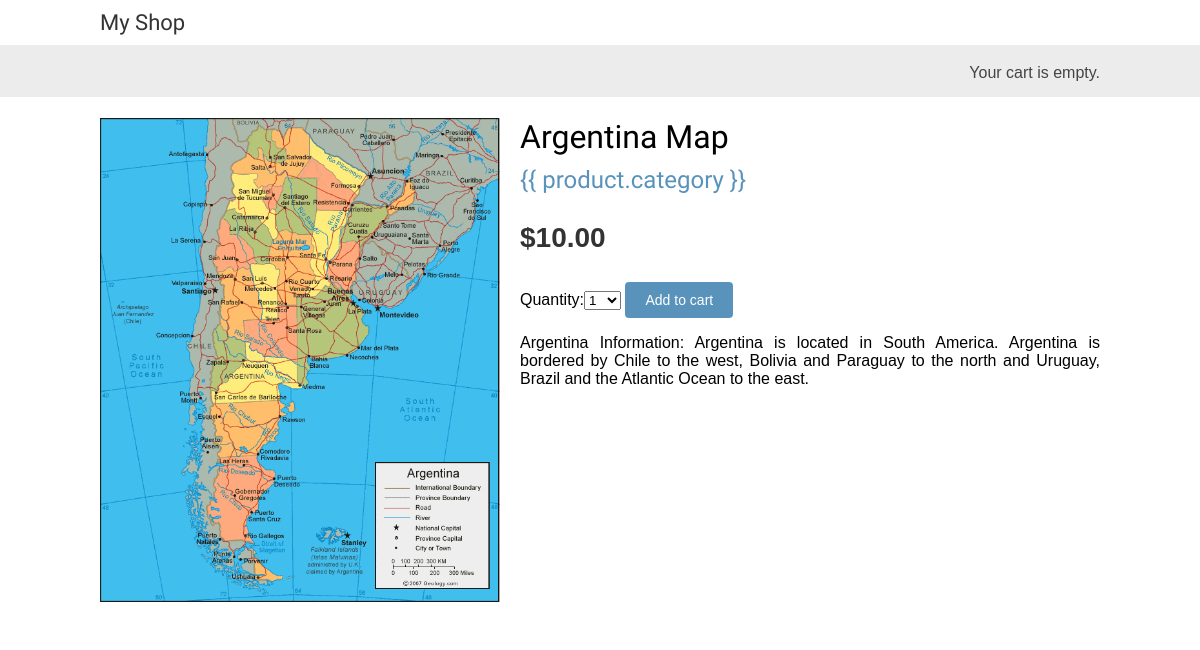
The page /2/argentina-map/ on the database its author committed.
### shop/models.py (models this page shows, shortened)
class Product(models.Model):
    category = models.ForeignKey(Category,
                                 related_name='products',
                                 on_delete=models.CASCADE)
    name = models.CharField(max_length=200, db_index=True)
    slug = models.SlugField(max_length=200, db_index=True)
    image = models.ImageField(upload_to='products/%Y/%m/%d', blank=True)
    description = models.TextField(blank=True)
    price = models.DecimalField(max_digits=10, decimal_places=2)
    available = models.BooleanField(default=True)
    created = models.DateTimeField(auto_now_add=True)
    updated = models.DateTimeField(auto_now=True)
    class Meta:
        ordering = ('name',)
        index_together = (('id', 'slug'),)

### shop/views.py (the view)
# urls.py: path('<int:id>/<slug:slug>/', views.product_detail,name='product_detail'),
def product_detail(request, id, slug):
    product = get_object_or_404(Product,
                                id=id,
                                slug=slug,
                                available=True)
    cart_product_form = CartAddProductForm()
    return render(request,
                  'shop/product/detail.html',
                  {'product': product,
                   'cart_product_form': cart_product_form})

### cart/forms.py
class CartAddProductForm(forms.Form):
    quantity = forms.TypedChoiceField(choices=PRODUCT_QUANTITY_CHOICES,
                                      coerce=int)
    update = forms.BooleanField(required=False,
                                initial=False,
                                widget=forms.HiddenInput)

### cart/cart.py (called while the page is built)
    def __len__(self):
        return sum(item['quantity'] for item in self.cart.values())

### cart/context_processors.py (called while the page is built)
def cart(request):
    return {'cart': Cart(request)}

### shop/models.py (called while the page is built)
    def get_absolute_url(self):
        return reverse('shop:product_list_by_category',
                       args=[self.slug])

### shop/templates/shop/product/detail.html (shortened to what this page needs)
{% extends "shop/base.html" %}
{% load static %}
{% block content %}
    <div class="product-detail">
        <img src="{% if product.image %}{{ product.image.url }}{% else %}
        {% static 'img/no_image.png' %}{% endif %}">
        <h1>{{ product.name }}</h1>
        <h2> <a href="{{ product.category.get_absolute_url }}">{{
        product.category }}</a></h2>
        <p class='price'>${{ product.price }}</p>
        <form action="{% url 'cart:cart_add' product.id %}" method="post">
            {{ cart_product_form }}
            <input type="submit" value="Add to cart">
        </form>
        {{ product.description|linebreaks }}
    </div>
{% endblock %}

### shop/static/css/base.css (style rules this page uses)
body { margin:0; padding:0; font-family:helvetica, sans-serif; }
h1, h2, h3, h4, h5 , h6 { font-family: 'Ubuntu', sans-serif; font-weight:normal; }
a { text-decoration:none; color:#5993bb; }
a.button, input[type="submit"] { color:#fff; background:#5993bb; border-radius:4px; padding:10px 20px; font-size:14px; border:0; }
.product-detail { text-align:justify; }
.product-detail .price { color:#333; font-size:28px; font-weight:bold; }
.product-detail img { width:40%; float:left; padding:0 20px 20px 0; }
.product-detail h1 { margin-bottom:0; }
.product-detail h2 { margin-top:10px; }

### rows shown on the page
Product: image (picture), name "Argentina Map", price "10.00", description "Argentina Information: Argentina is located in South America. Argentina is bordered by Chile to the west, Bolivia and Paraguay to the north and Uruguay, Brazil and the Atlantic Ocean to the east."
